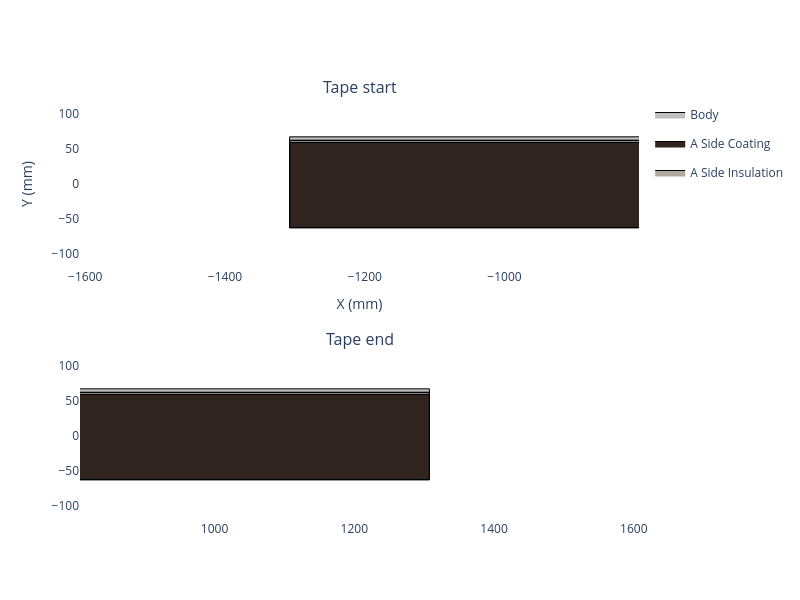
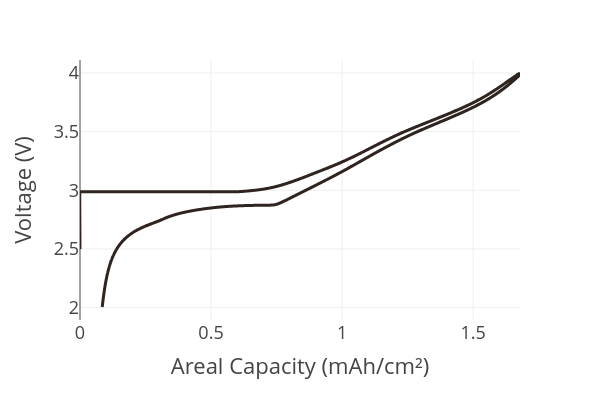

Notebook source saved alongside these figures, in order:
### Code cell
# create the cathode

insulation_material = InsulationMaterial.from_database("Aluminium Oxide, 95%")

my_cathode = Cathode(
    formulation=cathode_formulation,
    current_collector=cathode_current_collector,
    calender_density=3.02,
    mass_loading=14.60,
    insulation_material=insulation_material,
    insulation_thickness=3,
    name='HiNa-NaCR32140-MP10'
)

my_cathode.get_top_down_view(width=800, height=600).show()
my_cathode.plot_half_cell_curve(areal=True, width=600, height=400).show()

### Figure 1 — Plotly figure (JSON) as saved in the notebook; plotly's stock layout.template omitted (floating-point values rounded to 4 significant figures)
{"data": [{"fill": "toself", "fillcolor": "#C0C0C0", "legendgroup": "Body", "line": {"color": "black", "width": 1}, "mode": "lines", "name": "Body", "showlegend": true, "type": "scatter", "x": [-1308.0, -1308.0, -1308.0, 1308.0, 1308.0, 1308.0, -1308.0], "xaxis": "x", "y": [-62.5, 62.5, 67.5, 67.5, 62.5, -62.5, -62.5], "yaxis": "y"}, {"fill": "toself", "fillcolor": "#C0C0C0", "legendgroup": "Body", "line": {"color": "black", "width": 1}, "mode": "lines", "name": "Body", "showlegend": false, "type": "scatter", "x": [-1308.0, -1308.0, -1308.0, 1308.0, 1308.0, 1308.0, -1308.0], "xaxis": "x2", "y": [-62.5, 62.5, 67.5, 67.5, 62.5, -62.5, -62.5], "yaxis": "y2"}, {"fill": "toself", "fillcolor": "#2f241f", "legendgroup": "A Side Coating", "line": {"color": "black", "width": 1}, "mode": "lines", "name": "A Side Coating", "showlegend": true, "type": "scatter", "x": [-1308.0, -1308.0, -1308.0, 1308.0, 1308.0, 1308.0, -1308.0, -1308.0, -1308.0, -1308.0, 1308.0, 1308.0, 1308.0, -1308.0], "xaxis": "x", "y": [-62.5, 59.5, 59.5, 59.5, 59.5, -62.5, -62.5, -62.5, 59.5, 59.5, 59.5, 59.5, -62.5, -62.5], "yaxis": "y"}, {"fill": "toself", "fillcolor": "#B0A99F", "legendgroup": "A Side Insulation", "line": {"color": "black", "width": 1}, "mode": "lines", "name": "A Side Insulation", "showlegend": true, "type": "scatter", "x": [-1308.0, -1308.0, 1308.0, 1308.0, -1308.0, -1308.0, -1308.0, 1308.0, 1308.0, -1308.0], "xaxis": "x", "y": [59.5, 62.5, 62.5, 59.5, 59.5, 59.5, 62.5, 62.5, 59.5, 59.5], "yaxis": "y"}, {"fill": "toself", "fillcolor": "#2f241f", "legendgroup": "A Side Coating", "line": {"color": "black", "width": 1}, "mode": "lines", "name": "A Side Coating", "showlegend": false, "type": "scatter", "x": [-1308.0, -1308.0, -1308.0, 1308.0, 1308.0, 1308.0, -1308.0, -1308.0, -1308.0, -1308.0, 1308.0, 1308.0, 1308.0, -1308.0], "xaxis": "x2", "y": [-62.5, 59.5, 59.5, 59.5, 59.5, -62.5, -62.5, -62.5, 59.5, 59.5, 59.5, 59.5, -62.5, -62.5], "yaxis": "y2"}, {"fill": "toself", "fillcolor": "#B0A99F", "legendgroup": "A Side Insulation", "line": {"color": "black", "width": 1}, "mode": "lines", "name": "A Side Insulation", "showlegend": false, "type": "scatter", "x": [-1308.0, -1308.0, 1308.0, 1308.0, -1308.0, -1308.0, -1308.0, 1308.0, 1308.0, -1308.0], "xaxis": "x2", "y": [59.5, 62.5, 62.5, 59.5, 59.5, 59.5, 62.5, 62.5, 59.5, 59.5], "yaxis": "y2"}], "layout": {"annotations": [{"font": {"size": 16}, "showarrow": false, "text": "Tape start", "x": 0.5, "xanchor": "center", "xref": "paper", "y": 1.0, "yanchor": "bottom", "yref": "paper"}, {"font": {"size": 16}, "showarrow": false, "text": "Tape end", "x": 0.5, "xanchor": "center", "xref": "paper", "y": 0.4, "yanchor": "bottom", "yref": "paper"}], "height": 600, "paper_bgcolor": "white", "plot_bgcolor": "white", "width": 800, "xaxis": {"anchor": "y", "domain": [0.0, 1.0], "range": [-1608.0, -807.5], "scaleanchor": "y", "showgrid": false, "title": {"text": "X (mm)"}, "zeroline": false}, "xaxis2": {"anchor": "y2", "domain": [0.0, 1.0], "range": [807.5, 1608.0], "scaleanchor": "y2"}, "yaxis": {"anchor": "x", "domain": [0.6, 1.0], "range": [-62.5, 62.5], "showgrid": false, "title": {"text": "Y (mm)"}, "zeroline": false}, "yaxis2": {"anchor": "x2", "domain": [0.0, 0.4], "range": [-62.5, 62.5]}}}

### Figure 2 — Plotly figure (JSON) as saved in the notebook; plotly's stock layout.template omitted (floating-point values rounded to 4 significant figures; data arrays with more than 128 entries replaced by an {"elided": "..."} marker saying what was removed)
{"data": [{"hovertemplate": "Areal Capacity (mAh/cm²)=%{x}<br>Voltage (V)=%{y}<extra></extra>", "legendgroup": "", "line": {"color": "#2f241f", "dash": "solid", "shape": "spline"}, "marker": {"symbol": "circle"}, "mode": "lines", "name": "", "orientation": "v", "showlegend": false, "type": "scatter", "x": {"elided": "8605 float values"}, "xaxis": "x", "y": {"elided": "8605 float values"}, "yaxis": "y"}], "layout": {"height": 400, "legend": {"tracegroupgap": 0}, "margin": {"t": 60}, "width": 600, "xaxis": {"anchor": "y", "domain": [0.0, 1.0], "title": {"text": "Areal Capacity (mAh/cm²)"}}, "yaxis": {"anchor": "x", "domain": [0.0, 1.0], "title": {"text": "Voltage (V)"}}}}
